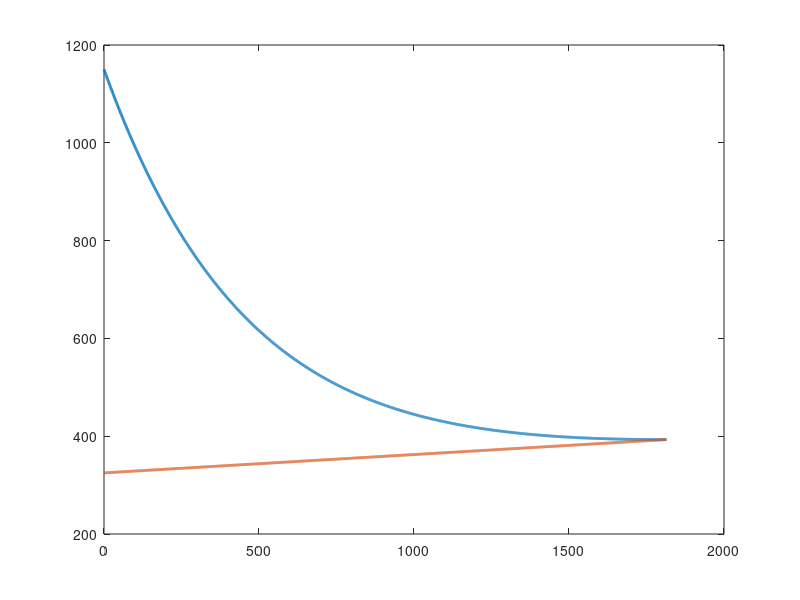

Recreate this plot in MATLAB.
% Steel spheres with a diameter of 12 mm (conductivity = 40 W/m/K, density = 7800 kg/m³,
% and specific heat = 600 J/kg/K) are tempered by rapidly heating them to 1150 K and then
% cooling them slowly to a final temperature of 400 K in an environment with air.
% The air temperature increases over time as Tair = 325 K + 0.0375 K/s × t, where
% t is the time since the start of the cooling process. Numerically calculate the temperature
% evolution of the spheres over time using the implicit Euler scheme, assuming that the
% heat transfer coefficient is 20 W/m²K and that the entire external surface of the spheres
% is in contact with the air. 
% After plotting the time evolution of the sphere temperature, determine how long it takes
% for the sphere temperature to equal that of the air.
% Verify the result obtained using the explicit Euler scheme.

% Laib 8, exercise 5
% Simone Canevarolo
% S269893
% 09/01/2025

dd = 12e-3; % m
kk = 40; % W/m/K
rovol = 7800; % kg/m^3
cp = 600; % J/kg/K
hh = 20; % W/m^2/K

As = 4*pi/4*dd^2; % m^2
VV = 4/3*pi*(dd/2)^3; % m^3

T0 = 1150;
Tend = 400;
Taria = @(tt) 325+0.0375*tt;

dt = 1;
tt = 0:dt:1500;
mm = length(tt);

Tm = T0;%Tm
TT = Tm*ones(mm,1); %Tm+1

aa = hh*As*dt/VV/rovol/cp;

toll = 1e-7;
err = 10*toll;
ii = 1;
itermax = 1e4;

while err>toll & ii<itermax

    ii = ii+1;
    TT(ii) = (Tm+aa*Taria(ii))/(1+aa);
    tt(ii) = tt(ii-1)+dt;
    err(ii) = norm(TT(ii)-Tm)/norm(TT(ii));
    Tm = TT(ii);

end

figure(1)
plot(tt,TT,'LineWidth',2)
hold on
plot(tt,Taria(tt),'LineWidth',2)

if ii < itermax
    fprintf('The time required is %d seconds', ii)
else
    fprintf('The time required is more than %d seconds', itermax)
end
